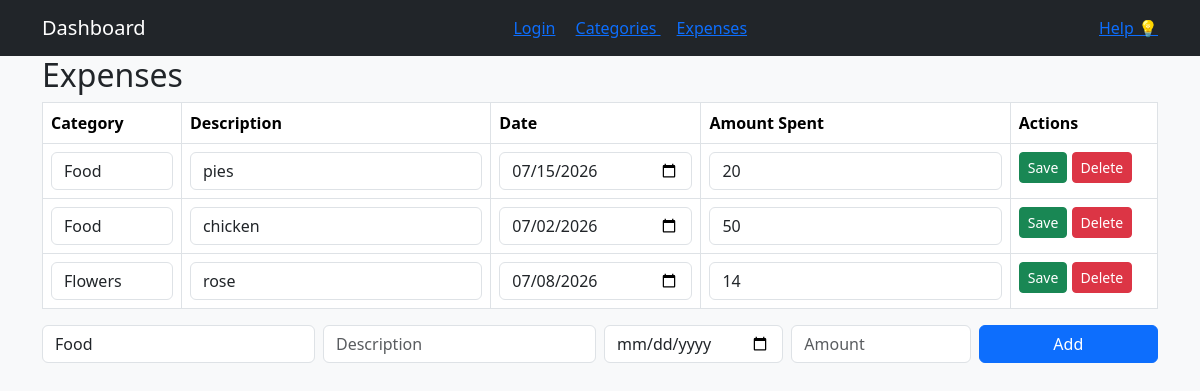
Before: /view_expenses (signed in) with the older database file.
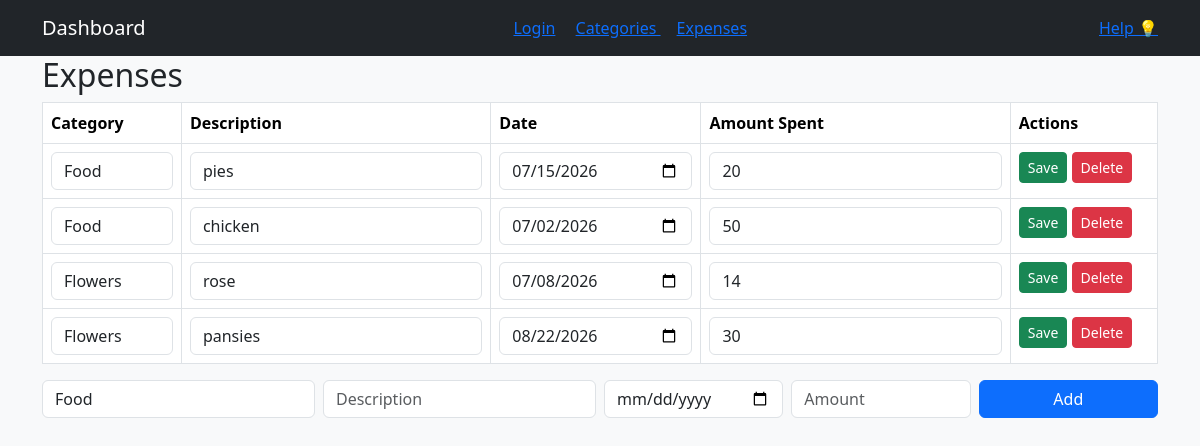
After: the same page with the newer database file.
### tables this page shows
CREATE TABLE expenses (id INTEGER PRIMARY KEY AUTOINCREMENT UNIQUE NOT NULL, name TEXT, amount_spent INTEGER NOT NULL, date INTEGER NOT NULL, category_name TEXT NOT NULL, category_id INTEGER REFERENCES category (id), "", user_id INTEGER);

CREATE TABLE category (id INTEGER PRIMARY KEY AUTOINCREMENT UNIQUE NOT NULL, name TEXT, spending_limit INTEGER, user_id INTEGER REFERENCES user (id));

### app.py (the view)
@app.route("/view_expenses")
def view_expenses():
    user = session.get("user")
    if not user:
        return redirect(url_for("login"))
    user_id = user[0]
    sql = """SELECT expenses.id, expenses.name, expenses.amount_spent,
                strftime('%Y-%m-%d', expenses.date)
                AS date, category.name AS category, expenses.category_id FROM expenses
                JOIN category ON expenses.category_id = category.id WHERE expenses.user_id = ?"""
    expenses = query_db(sql, args=(user_id,))
    sql = "SELECT * FROM category WHERE user_id = ?"
    categories = query_db(sql, args=(user_id,))
    return render_template("expenses.html", expenses=expenses, categories=categories)

### app.py (called while the page is built)
def get_db():
    db = getattr(g, '_database', None)
    if db is None:
        db = g._database = sqlite3.connect(DATABASE)
    return db

def query_db(query, args=(), one=False):
    cur = get_db().execute(query, args)
    rv = cur.fetchall()
    cur.close()
    return (rv[0] if rv else None) if one else rv

### templates/expenses.html (shortened to what this page needs)
<!DOCTYPE html>
<html lang="en">
<head>
</head>
<body>
    {%extends "base.html"%}
    {%block content%}
    <h2>Expenses</h2>
    <table class="table table-bordered">
        <tr><th>Category</th> <th>Description</th><th> Date</th><th> Amount Spent</th>  <th>Actions</th></tr>
        {%for expense in expenses%}
            <tr>
              <form method = "POST" action = "{{url_for ('edit_expenses', id=expense[0]) }}">
                <td>
                    <select name= "category_id" class="form-control">
                        {% for category in categories %}
                            <option value="{{category[0]}}" {% if category[0] == expense[5] %}selected{% endif %}>{{category[1]}}</option>
                        {%endfor%}
                    </select>
                </td>
                <td><input class = "form-control" name= "name" value = "{{expense[1]}}"></td>
                <td><input class="form-control" type="date" name="date" value="{{expense[3]}}"></td>
                <td><input class = "form-control" name= "amount_spent" value = "{{expense[2]}}"></td>
                <td>
                    <button class="btn btn-success btn-sm"> Save</button>
                    <a href = "{{url_for ('delete_expenses', id=expense[0])}}" class = "btn btn-danger btn-sm"> Delete</a>
                </td>
              </form>
            </tr>
        {%endfor%}
    </table>
    <form method = "POST" action="{{url_for('add_expenses')}}" class="row g-2 mb-3">
        <div class = "col-md-3">
            <select class = "form-control" name = "category_id" required>
                {%for category in categories%}
                    <option value = "{{category[0]}}">{{category[1]}}</option>
                {%endfor%}
            </select>
        </div>
        <div class ="col-md-3"><input class="form-control" name="name" placeholder= "Description" required></div>
        <div class ="col-md-2"><input class="form-control" type="date" name="date" required></div>
        <div class ="col-md-2"><input class="form-control" name="amount_spent" placeholder= "Amount" required></div>
        <div class ="col-md-2"><button class="btn btn-primary w-100"> Add </button></div>
    </form>
{%endblock%}

### templates/base.html (shortened to what this page needs)
<!DOCTYPE html>
<html lang="en">
<head>
    <link rel="stylesheet" href="https://cdn.jsdelivr.net/npm/bootstrap@5.3.2/dist/css/bootstrap.min.css">
</head>
<body class = "bg-light">
        <nav class = "navbar navbar-expand-lg navbar-dark bg-dark mb4">
            <div class = "container">
                <a class = "navbar-brand" href = "{{url_for('home')}}"> Dashboard</a>
                <div>
                    <a class="bt btn-lightbtn-sm me-3" href = "{{ url_for('login') }}"> Login</a>
                    <a class="bt btn-light btn-sm me-3" href ="{{url_for ('view_categories')}}">Categories </a>
                    <a class="bt btn-light btn-sm me" href ="{{ url_for('view_expenses') }}"> Expenses </a>
                </div>
                <a class="bt btn-light btn-sm me" href ="{{ url_for('help_iterable') }}"> Help 💡 </a>
            </div>
        </nav>
        <div class="container">
            {%block content%}{%endblock%}
        </div>
</body>
</html>

Changed rows visible on the page:
added expenses: category_id "Flowers", name "pansies", date "08/22/2026", amount_spent "30"
